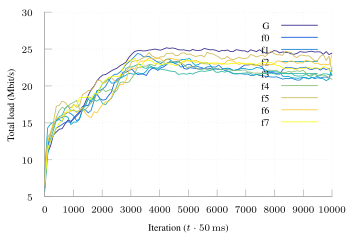

Write the gnuplot code that produced this figure.
set terminal tikz standalone color size 9cm,6cm font '\scriptsize' preamble '\usepackage{microtype} \usepackage{times} \usepackage[T1]{fontenc} \usepackage[binary-units, per-mode=symbol]{siunitx}\sisetup{detect-all}'
set output "ftprep-cap-load.tex"

load "parula.pal"

set style line 102 lc rgb '#a0a0a0' lt 1 lw 1
set border ls 102
set colorbox border 102
set key textcolor rgb "black"
set tics textcolor rgb "black"
set label textcolor rgb "black"

set border 3
set grid x y
set xtics nomirror
set ytics nomirror

#set key autotitle columnhead
set datafile separator ","

set xlabel "Iteration ($t \\cdot{} \\SI{50}{\\milli\\second}$)"
set ylabel "Total load (\\si{\\mega\\bit\\per\\second})"

plot '../results/ft-cap-g-avg.csv' u 1:4 w lines smooth sbezier title "G", \
     '../results/ft-cap-f0-avg.csv' u 1:4 w lines smooth sbezier title "f0", \
     '../results/ft-cap-f1-avg.csv' u 1:4 w lines smooth sbezier title "f1", \
     '../results/ft-cap-f2-avg.csv' u 1:4 w lines smooth sbezier title "f2", \
     '../results/ft-cap-f3-avg.csv' u 1:4 w lines smooth sbezier title "f3", \
     '../results/ft-cap-f4-avg.csv' u 1:4 w lines smooth sbezier title "f4", \
     '../results/ft-cap-f5-avg.csv' u 1:4 w lines smooth sbezier title "f5", \
     '../results/ft-cap-f6-avg.csv' u 1:4 w lines smooth sbezier title "f6", \
     '../results/ft-cap-f7-avg.csv' u 1:4 w lines smooth sbezier title "f7"
